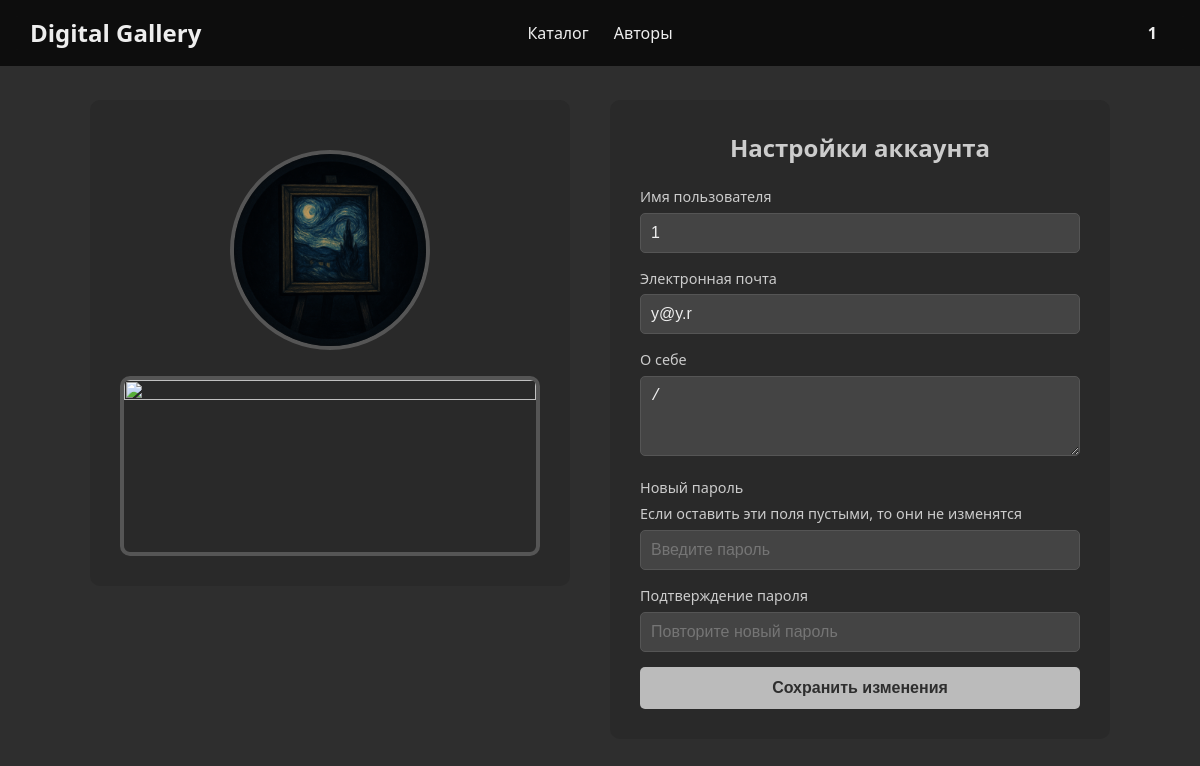
The app's page /settings (signed in) with its own data.
### WebSite/data/users.py (models this page shows, shortened)
class User(SqlAlchemyBase, UserMixin, SerializerMixin):
    __tablename__ = 'users'
    id = Column(Integer, primary_key=True, autoincrement=True)
    nick_name = Column(String, nullable=False)
    email = Column(String, index=True, unique=True)
    hashed_password = Column(String, nullable=False)
    description = Column(String, nullable=True)
    balance = Column(Integer, default=0)
    creation_time = Column(DateTime, default=datetime.datetime.now)
    avatar_ext = Column(String, nullable=True)
    card_ext = Column(String, nullable=True)
    arts_created = orm.relationship('Arts', foreign_keys='Arts.creator', back_populates='creator_user')
    arts_owned = orm.relationship('Arts', foreign_keys='Arts.owner', back_populates='owner_user')

### WebSite/server.py (the view, shortened to what this page needs)
@app.route('/settings', methods=['GET', 'POST'])
@login_required
def settings():
    user = g.db_sess.query(User).filter_by(id=current_user.id).first()
    return render_template('settings.html', user=user)

### WebSite/data/db_session.py (called while the page is built)
def create_session() -> Session:
    global __factory
    return __factory()

### WebSite/server.py (called while the page is built)
@app.before_request
def open_db():
    g.db_sess = db_session.create_session()

@login_manager.user_loader
def load_user(user_id):
    return g.db_sess.query(User).filter_by(id=user_id).first()

### WebSite/templates/settings.html (shortened to what this page needs)
<!DOCTYPE html>
<html lang="ru">
<head>
    <link rel="stylesheet" href="{{ url_for('static', filename='css/styles.css') }}">
</head>
<body>
{% include 'header.html' %}
<form action="{{ url_for('settings') }}" method="post" enctype="multipart/form-data">
    <div class="settings-page">
        <div class="profile-preview">
            <div class="settings-form reveal">
                <div class="enhanced-avatar">
                    <img src="{{ url_for('static', filename='img/avatars/' ~ user.id ~ user.avatar_ext) }}"
                         onerror="this.onerror=null; this.src='{{ url_for('static', filename='img/avatars/default_avatar.jpg') }}';"
                         alt="" class="avatar-image">
                </div>
                <div class="image-container">
                    <img src="{{ url_for('static', filename='img/cards/' ~ user.id ~ user.card_ext) }}"
                         onerror="this.closest('.author-card').classList.add('default-bg');"
                         alt=""
                         class="author-image">
                </div>
            </div>
        </div>
        <section class="settings-form reveal" id="settingsSection">
            <h2>Настройки аккаунта</h2>
            <label for="nick_name">Имя пользователя</label>
            <input type="text" id="nick_name" name="nick_name" placeholder="Введите ваше имя"
                   value="{{ user.nick_name }}" required>
            <label for="email">Электронная почта</label>
            <input type="email" id="email" name="email" placeholder="Введите адрес почты"
                   value="{{ user.email or '' }}">
            <label for="description">О себе</label>
            <textarea id="description" name="description" maxlength="1000"
                      placeholder="Расскажите о себе…">{{ user.description or '' }}</textarea>
            <label for="password">Новый пароль</label>
            <label>Если оставить эти поля пустыми, то они не изменятся</label>
            <input type="password" id="password" name="password" placeholder="Введите пароль">
            <label for="password_again">Подтверждение пароля</label>
            <input type="password" id="password_again" name="password_again" placeholder="Повторите новый пароль">
            <button type="submit">Сохранить изменения</button>
</form>
{% set messages = get_flashed_messages() %}
</body>
</html>

### WebSite/templates/header.html
<header>
    <div class="menu-left">
        <a href="{{ url_for('index') }}">Digital Gallery</a>
    </div>
    <nav>
        <ul>
            <li><a href="{{ url_for('catalog') }}">Каталог</a></li>
            <li><a href="{{ url_for('authors') }}">Авторы</a></li>
        </ul>
    </nav>
    <div class="menu-right">
        {% if current_user.is_authenticated %}
        <a href="{{ url_for('profile', user_id=current_user.id) }}">{{ current_user.nick_name }}</a>
        {% else %}
        <a href="{{ url_for('web_login') }}">Вход</a>
        <a href="{{ url_for('web_register') }}">Регистрация</a>
        {% endif %}
    </div>
</header>

### WebSite/static/css/styles.css (style rules this page uses)
* { box-sizing: border-box; margin: 0; padding: 0; }
html { scroll-behavior: smooth; }
body { font-family: 'Segoe UI', sans-serif; background: #2e2e2e; color: #eee; overflow-x: hidden; line-height: 1.5; }
body::before { content: ""; position: fixed; top: 0; left: 0; width: 100vw; height: 100vh; opacity: 0.1; background-image: url("https://www.transparenttextures.com/patterns/asfalt-dark.png"); pointer-events: none; z-index: -2; }
header { position: fixed; top: 0; left: 0; width: 100%; background: rgba(0,0,0,0.7); backdrop-filter: blur(8px); display: flex; align-items: center; padding: 15px 30px; z-index: 100; }
.menu-left, .menu-right { flex: 1; }
.menu-left a { font-size: 1.5rem; font-weight: bold; text-decoration: none; color: #eee; }
nav { flex: 2; text-align: center; }
nav ul { list-style: none; display: inline-flex; gap: 25px; justify-content: center; align-items: center; }
nav ul li { position: relative; }
nav ul li a { text-decoration: none; color: #eee; font-size: 1rem; padding: 5px 0; transition: color 0.3s; }
nav ul li a::after { content: ""; position: absolute; width: 0; height: 2px; background-color: #bbb; left: 0; bottom: -2px; transition: width 0.3s; }
.menu-right { text-align: right; }
.menu-right a { font-weight: bold; padding: 8px 12px; border: 1px solid transparent; border-radius: 5px; text-decoration: none; transition: border 0.3s, background 0.3s; color: #eee; }
section { padding: 100px 30px 50px; position: relative; z-index: 1; }
section h1, section h2 { text-align: center; margin-bottom: 20px; max-width: auto; color: #ccc; word-wrap: break-word; word-break: break-word; white-space: normal; }
.reveal { opacity: 0; transform: translateY(50px); transition: opacity 0.6s ease-out, transform 0.6s ease-out; }
.reveal.active { opacity: 1; transform: translateY(0); }
.image-container { position: absolute; top: 0; left: 0; right: 0; bottom: 0; z-index: -1; }
.author-image { width: 100%; height: 100%; object-fit: fill; border-radius: 12px; }

### WebSite/templates/settings.html (style rules this page uses)
.settings-form { max-width: 500px; margin: 150px auto; padding: 30px; background: rgba(40, 40, 40, 0.8); border-radius: 10px; }
.settings-form h2 { text-align: center; margin-bottom: 20px; color: #ccc; }
.settings-form label { font-size: 0.9rem; display: block; margin-bottom: 5px; color: #ccc; }
.settings-form input, .settings-form textarea { width: 100%; padding: 10px; margin-bottom: 15px; border-radius: 5px; border: 1px solid #555; background: #444; color: #eee; font-size: 1rem; }
.settings-form textarea { resize: vertical; min-height: 80px; }
.settings-form button { width: 100%; padding: 12px; border: none; border-radius: 5px; background: #bbb; color: #2e2e2e; font-weight: bold; cursor: pointer; transition: background 0.3s; font-size: 1rem; }
.settings-page { display: flex; gap: 40px; align-items: flex-start; justify-content: center; padding: 100px 30px; }
.settings-form { flex: 0 0 500px; margin: 0; }
.profile-preview { flex: 0 0 480px; }
.enhanced-avatar, .image-container { position: relative; margin-top: 20px; text-align: center; }
.avatar-image { position: relative; cursor: pointer; z-index: 2; width: 200px; height: 200px; border-radius: 50%; object-fit: fill; background: transparent; border: 4px solid #555; transition: transform 0.3s ease, border-color 0.3s ease; }
.author-image { position: relative; border: 4px solid #555; min-height: 180px; cursor: pointer; z-index: 1; object-fit: fill; transition: transform 0.3s ease; border-radius: 10px; }

### records on screen
User: nick_name "1", email "y@y.r", description "/"
